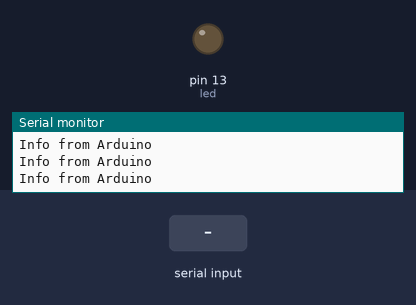
Simulated run of this sketch. Board: Arduino Uno, built with avr-gcc and run on an emulated ATmega328P. Shown: output pins drawn as LEDs (lit = HIGH), the last lines printed to the serial monitor. The test bench sets the inputs (shaded band).

Above: at 1.2 s.
1.3 s: "1" received over Serial
At 2.7 s:
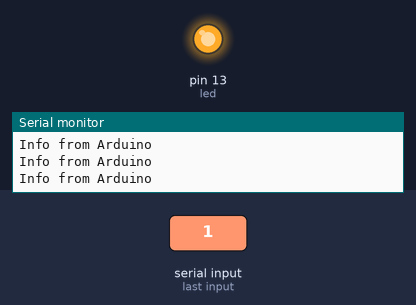
3.0 s: "0" received over Serial
At 4.0 s:
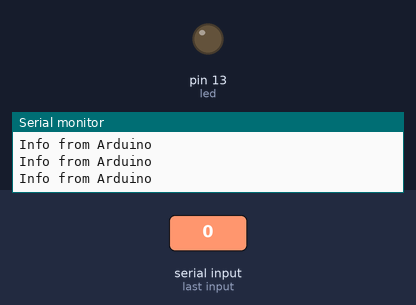
Timing chart, 0 to 6.0 s (numbered marks = the images above; inputs shaded):
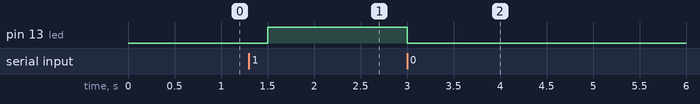

Measured:
- after the input at 1.3 s, pin 13 (led): LOW → HIGH after 0.20 s
- after the input at 3.0 s, pin 13 (led): HIGH → LOW at once

The sketch:

sketch_may17a.ino
```cpp
int i = 0;  // переменная для счетчика имитирующего показания датчика
int led = 13;

void setup() {
  Serial.begin(9600);    // установим скорость обмена данными
  pinMode(led, OUTPUT);  // и режим работы 13-ого цифрового пина в качестве выхода
}
void loop() {
  String stringOne = "Info from Arduino ";

  Serial.println(stringOne);  // отправляем строку на порт

  char incomingChar;

  if (Serial.available() > 0)
  {
    // считываем полученное с порта значение в переменную
    incomingChar = Serial.read();
   // в зависимости от значения переменной включаем или выключаем LED
    switch (incomingChar)
    {
      case '1':
        digitalWrite(led, HIGH);
        break;
      case '0':
        digitalWrite(led, LOW);
        break;
    }
  }
  delay(300);
}
```
